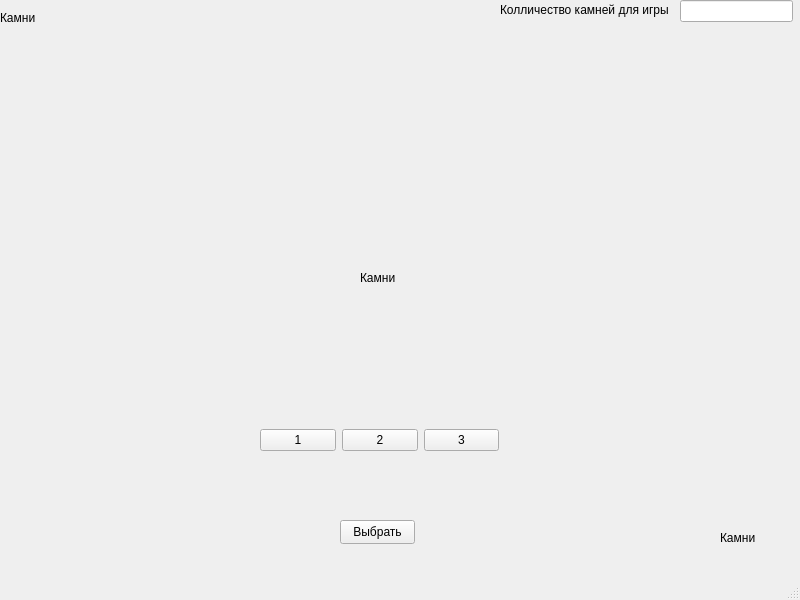
<?xml version="1.0" encoding="UTF-8"?>
<ui version="4.0">
 <class>MainWindow</class>
 <widget class="QMainWindow" name="MainWindow">
  <property name="geometry">
   <rect>
    <x>0</x>
    <y>0</y>
    <width>800</width>
    <height>600</height>
   </rect>
  </property>
  <property name="windowTitle">
   <string>MainWindow</string>
  </property>
  <widget class="QWidget" name="centralwidget">
   <widget class="QLabel" name="label">
    <property name="geometry">
     <rect>
      <x>360</x>
      <y>270</y>
      <width>81</width>
      <height>16</height>
     </rect>
    </property>
    <property name="text">
     <string>Камни</string>
    </property>
   </widget>
   <widget class="QWidget" name="horizontalLayoutWidget">
    <property name="geometry">
     <rect>
      <x>260</x>
      <y>400</y>
      <width>239</width>
      <height>80</height>
     </rect>
    </property>
    <layout class="QHBoxLayout" name="horizontalLayout">
     <item>
      <widget class="QPushButton" name="pushButton">
       <property name="text">
        <string>1</string>
       </property>
      </widget>
     </item>
     <item>
      <widget class="QPushButton" name="pushButton_2">
       <property name="text">
        <string>2</string>
       </property>
      </widget>
     </item>
     <item>
      <widget class="QPushButton" name="pushButton_3">
       <property name="text">
        <string>3</string>
       </property>
      </widget>
     </item>
    </layout>
   </widget>
   <widget class="QLineEdit" name="lineEdit">
    <property name="geometry">
     <rect>
      <x>680</x>
      <y>0</y>
      <width>113</width>
      <height>22</height>
     </rect>
    </property>
   </widget>
   <widget class="QLabel" name="label_2">
    <property name="geometry">
     <rect>
      <x>500</x>
      <y>0</y>
      <width>171</width>
      <height>20</height>
     </rect>
    </property>
    <property name="text">
     <string>Колличество камней для игры</string>
    </property>
   </widget>
   <widget class="QPushButton" name="pushButton_4">
    <property name="geometry">
     <rect>
      <x>340</x>
      <y>520</y>
      <width>75</width>
      <height>24</height>
     </rect>
    </property>
    <property name="text">
     <string>Выбрать</string>
    </property>
   </widget>
   <widget class="QLabel" name="label_3">
    <property name="geometry">
     <rect>
      <x>0</x>
      <y>10</y>
      <width>81</width>
      <height>16</height>
     </rect>
    </property>
    <property name="text">
     <string>Камни</string>
    </property>
   </widget>
   <widget class="QLabel" name="label_4">
    <property name="geometry">
     <rect>
      <x>720</x>
      <y>530</y>
      <width>81</width>
      <height>16</height>
     </rect>
    </property>
    <property name="text">
     <string>Камни</string>
    </property>
   </widget>
  </widget>
  <widget class="QMenuBar" name="menubar">
   <property name="geometry">
    <rect>
     <x>0</x>
     <y>0</y>
     <width>800</width>
     <height>22</height>
    </rect>
   </property>
  </widget>
  <widget class="QStatusBar" name="statusbar"/>
 </widget>
 <resources/>
 <connections/>
</ui>
